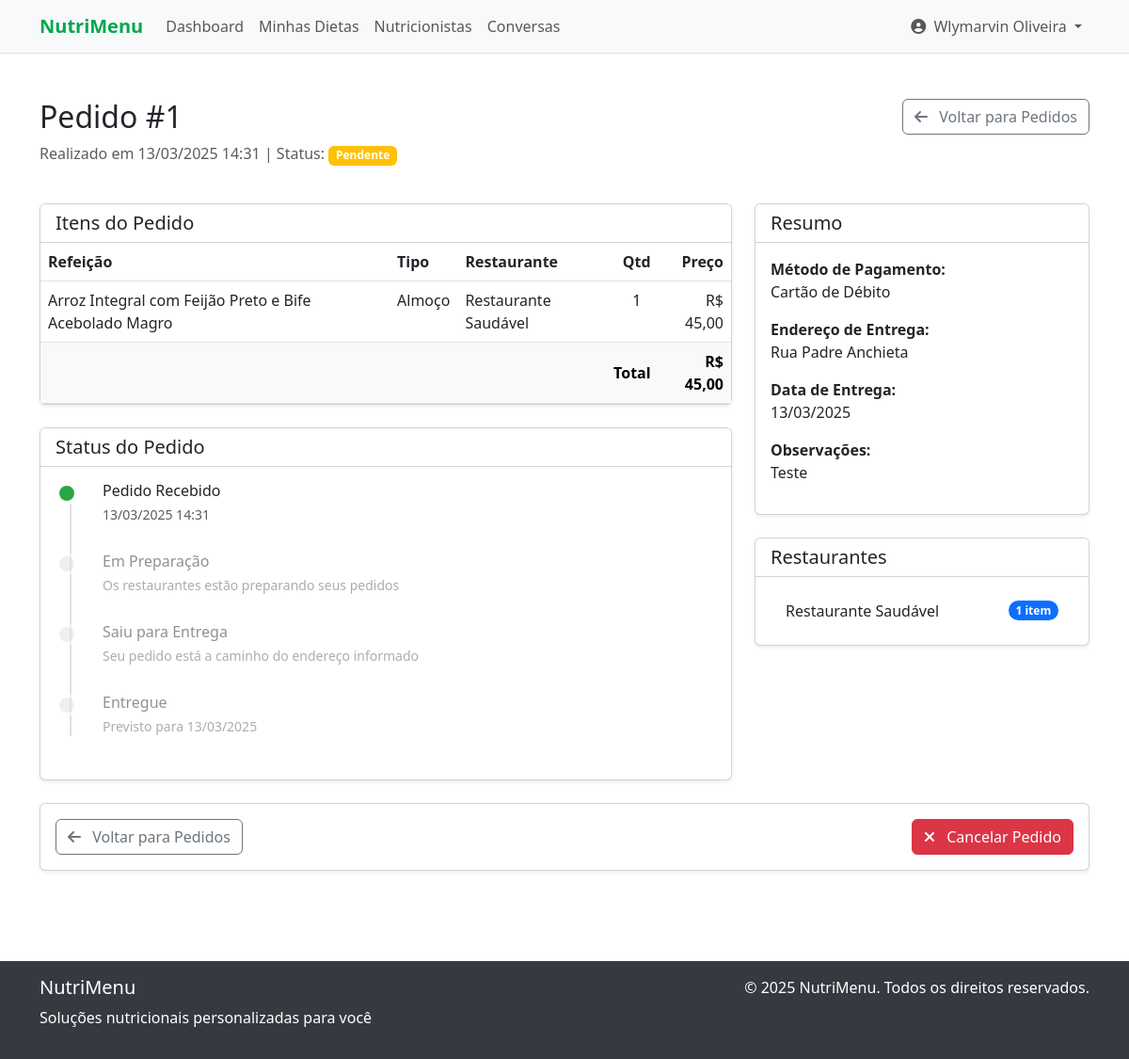
The app's page /meals/orders/view?id=1 (signed in) with its own data.
### tables this page shows
CREATE TABLE meal_orders (
    id INTEGER PRIMARY KEY AUTOINCREMENT,
    user_id INTEGER NOT NULL,
    delivery_address TEXT NOT NULL,
    delivery_date DATE NOT NULL,
    payment_method TEXT NOT NULL, -- 'credit', 'debit', 'pix', 'money'
    total REAL NOT NULL,
    notes TEXT,
    status TEXT NOT NULL DEFAULT 'pending', -- 'pending', 'processing', 'shipped', 'delivered', 'canceled'
    created_at DATETIME DEFAULT CURRENT_TIMESTAMP,
    updated_at DATETIME DEFAULT CURRENT_TIMESTAMP,
    FOREIGN KEY (user_id) REFERENCES users(id) ON DELETE CASCADE
);

CREATE TABLE users (
    id INTEGER PRIMARY KEY AUTOINCREMENT,
    name TEXT NOT NULL,
    email TEXT NOT NULL UNIQUE,
    password TEXT NOT NULL,
    role TEXT NOT NULL DEFAULT 'user', -- 'admin', 'nutritionist', 'restaurant', 'user'
    created_at DATETIME DEFAULT CURRENT_TIMESTAMP,
    updated_at DATETIME DEFAULT CURRENT_TIMESTAMP
);

CREATE TABLE meal_order_items (
    id INTEGER PRIMARY KEY AUTOINCREMENT,
    order_id INTEGER NOT NULL,
    meal_id INTEGER NOT NULL,
    quantity INTEGER NOT NULL DEFAULT 1,
    price REAL NOT NULL,
    created_at DATETIME DEFAULT CURRENT_TIMESTAMP,
    updated_at DATETIME DEFAULT CURRENT_TIMESTAMP,
    FOREIGN KEY (order_id) REFERENCES meal_orders(id) ON DELETE CASCADE,
    FOREIGN KEY (meal_id) REFERENCES meals(id) ON DELETE RESTRICT
);

CREATE TABLE meals (
    id INTEGER PRIMARY KEY AUTOINCREMENT,
    restaurant_id INTEGER NOT NULL,
    name TEXT NOT NULL,
    description TEXT,
    price REAL NOT NULL,
    available BOOLEAN DEFAULT 1,
    meal_type TEXT, -- 'breakfast', 'lunch', 'dinner', 'snack'
    created_at DATETIME DEFAULT CURRENT_TIMESTAMP,
    updated_at DATETIME DEFAULT CURRENT_TIMESTAMP,
    FOREIGN KEY (restaurant_id) REFERENCES restaurant_profiles(id) ON DELETE CASCADE
);

### src/views/meals/view_order.php (the view, shortened to what the rows shown need)
<div class="container my-5">
    <div class="row mb-4">
        <div class="col-md-8">
            <h2>Pedido #<?= $order['id'] ?></h2>
            <p class="text-muted">
                Realizado em <?= Formatter::formatDateTime($order['created_at']) ?> |
                Status: <span class="badge bg-<?= getStatusBadgeColor($order['status']) ?>"><?= formatOrderStatus($order['status']) ?></span>
            </p>
        </div>
    </div>
    <div class="row mb-4">
        <div class="col-md-8">
            <div class="card shadow-sm mb-4">
                <div class="card-body p-0">
                    <div class="table-responsive">
                        <table class="table mb-0">
                            <thead>
                                <tr>
                                    <th>Refeição</th>
                                    <th>Tipo</th>
                                    <th>Restaurante</th>
                                    <th class="text-center">Qtd</th>
                                    <th class="text-end">Preço</th>
                                </tr>
                            </thead>
                            <tbody>
                                <?php
                                $restaurantCounts = [];
                                foreach ($orderItems as $item):
                                    if (!isset($restaurantCounts[$item['restaurant_id']])) {
                                        $restaurantCounts[$item['restaurant_id']] = [
                                            'name' => $item['restaurant_name'],
                                            'count' => 0
                                        ];
                                    }
                                    $restaurantCounts[$item['restaurant_id']]['count']++;
                                ?>
                                    <tr>
                                        <td><?= $item['meal_name'] ?></td>
                                        <td><?= Formatter::getMealTypeName($item['meal_type']) ?></td>
                                        <td><?= $item['restaurant_name'] ?></td>
                                        <td class="text-center"><?= $item['quantity'] ?></td>
                                        <td class="text-end"><?= Formatter::formatCurrency($item['price']) ?></td>
                                    </tr>
                                <?php endforeach; ?>
                            </tbody>
                            <tfoot class="table-light">
                                <tr>
                                    <th colspan="4" class="text-end">Total</th>
                                    <th class="text-end"><?= Formatter::formatCurrency($order['total']) ?></th>
                                </tr>
                            </tfoot>
                        </table>
                    </div>
                </div>
            </div>
            <div class="card shadow-sm">
                <div class="card-body">
                    <div class="timeline">
                        <div class="timeline-item <?= in_array($order['status'], ['pending', 'processing', 'shipped', 'delivered']) ? 'completed' : '' ?>">
                            <div class="timeline-content">
                                <h6>Pedido Recebido</h6>
                                <p class="text-muted small"><?= Formatter::formatDateTime($order['created_at']) ?></p>
                            </div>
                        </div>
                        <div class="timeline-item <?= $order['status'] === 'delivered' ? 'completed' : '' ?>">
                            <div class="timeline-content">
                                <h6>Entregue</h6>
                                <p class="text-muted small">Previsto para <?= Formatter::formatDate($order['delivery_date']) ?></p>
                            </div>
                        </div>
                    </div>
                </div>
            </div>
        </div>
        <div class="col-md-4">
            <div class="card shadow-sm mb-4">
                <div class="card-body">
                    <p><strong>Método de Pagamento:</strong><br>
                        <?= formatPaymentMethod($order['payment_method']) ?>
                    </p>
                    <p><strong>Endereço de Entrega:</strong><br>
                        <?= nl2br(htmlspecialchars($order['delivery_address'])) ?>
                    </p>
                    <p><strong>Data de Entrega:</strong><br>
                        <?= Formatter::formatDate($order['delivery_date']) ?>
                    </p>
                    <?php if (!empty($order['notes'])): ?>
                        <p><strong>Observações:</strong><br>
                            <?= nl2br(htmlspecialchars($order['notes'])) ?>
                        </p>
                    <?php endif; ?>
                </div>
            </div>
            <div class="card shadow-sm">
                <div class="card-body">
                    <ul class="list-group list-group-flush">
                        <?php foreach ($restaurantCounts as $restaurantId => $restaurant): ?>
                            <li class="list-group-item d-flex justify-content-between align-items-center">
                                <?= $restaurant['name'] ?>
                                <span class="badge bg-primary rounded-pill"><?= $restaurant['count'] ?> <?= $restaurant['count'] > 1 ? 'itens' : 'item' ?></span>
                            </li>
                        <?php endforeach; ?>
                    </ul>
                </div>
            </div>
        </div>
    </div>
</div>
<?php
function getStatusBadgeColor($status) {
    $colors = [
        'pending' => 'warning',
        'processing' => 'info',
        'shipped' => 'primary',
        'delivered' => 'success',
        'canceled' => 'danger'
    ];
    return $colors[$status] ?? 'secondary';
}
function formatOrderStatus($status) {
    $statuses = [
        'pending' => 'Pendente',
        'processing' => 'Processando',
        'shipped' => 'Enviado',
        'delivered' => 'Entregue',
        'canceled' => 'Cancelado'
    ];
    return $statuses[$status] ?? $status;
}
function formatPaymentMethod($method) {
    $methods = [
        'credit' => 'Cartão de Crédito',
        'debit' => 'Cartão de Débito',
        'pix' => 'PIX',
        'money' => 'Dinheiro'
    ];
    return $methods[$method] ?? $method;
}
?>

### src/views/layouts/main.php (shortened to what the rows shown need)
<!DOCTYPE html>
<html lang="pt-BR">
<head>
    <link href="https://cdn.jsdelivr.net/npm/bootstrap@5.3.0/dist/css/bootstrap.min.css" rel="stylesheet">
    <link rel="stylesheet" href="https://cdnjs.cloudflare.com/ajax/libs/font-awesome/6.4.0/css/all.min.css">
    <link rel="stylesheet" href="/css/styles.css">
</head>
<body>
    <nav class="navbar navbar-expand-lg navbar-light bg-light border-bottom">
        <div class="container">
            <div class="collapse navbar-collapse" id="navbarNav">
                <?php if (isset($currentUser)): ?>
                    <?php if ($currentUser['role'] === 'user'): ?>
                        <ul class="navbar-nav">
                            <li class="nav-item">
                                <a class="nav-link <?= getCurrentRoute() === '/dashboard' ? 'active' : '' ?>" href="/dashboard">
                                    Dashboard
                                </a>
                            </li>
                            <li class="nav-item">
                                <a class="nav-link <?= getCurrentRoute() === '/diets' ? 'active' : '' ?>" href="/diets">
                                    Minhas Dietas
                                </a>
                            </li>
                            <li class="nav-item">
                                <a class="nav-link <?= getCurrentRoute() === '/nutritionists' ? 'active' : '' ?>" href="/nutritionists">
                                    Nutricionistas
                                </a>
                            </li>
                            <li class="nav-item">
                                <a class="nav-link <?= getCurrentRoute() === '/chats' ? 'active' : '' ?>" href="/chats">
                                    Conversas
                                </a>
                            </li>
                        </ul>
                    <?php endif; ?>
                    <ul class="navbar-nav ms-auto">
                        <li class="nav-item dropdown">
                            <a class="nav-link dropdown-toggle" href="#" id="userDropdown" role="button" data-bs-toggle="dropdown">
                                <i class="fas fa-user-circle me-1"></i> <?= $currentUser['name'] ?>
                            </a>
                        </li>
                    </ul>
                <?php endif; ?>
            </div>
        </div>
    </nav>
    <div class="main-content">
        <?= $content ?>
    </div>
</body>
</html>

### records on screen
meal_orders: user.name "Wlymarvin Oliveira", id "1", created_at "13/03/2025 14:31", status "Pendente", total "R$ 45,00", delivery_date "13/03/2025", payment_method "Cartão de Débito", delivery_address "Rua Padre Anchieta", notes "Teste"
meal_order_items: meal.name "Arroz Integral com Feijão Preto e Bife Acebolado Magro", meal.meal_type "Almoço", users.name "Restaurante Saudável", quantity "1", price "R$ 45,00", count "1"

### other values on screen
APP_NAME "NutriMenu"
